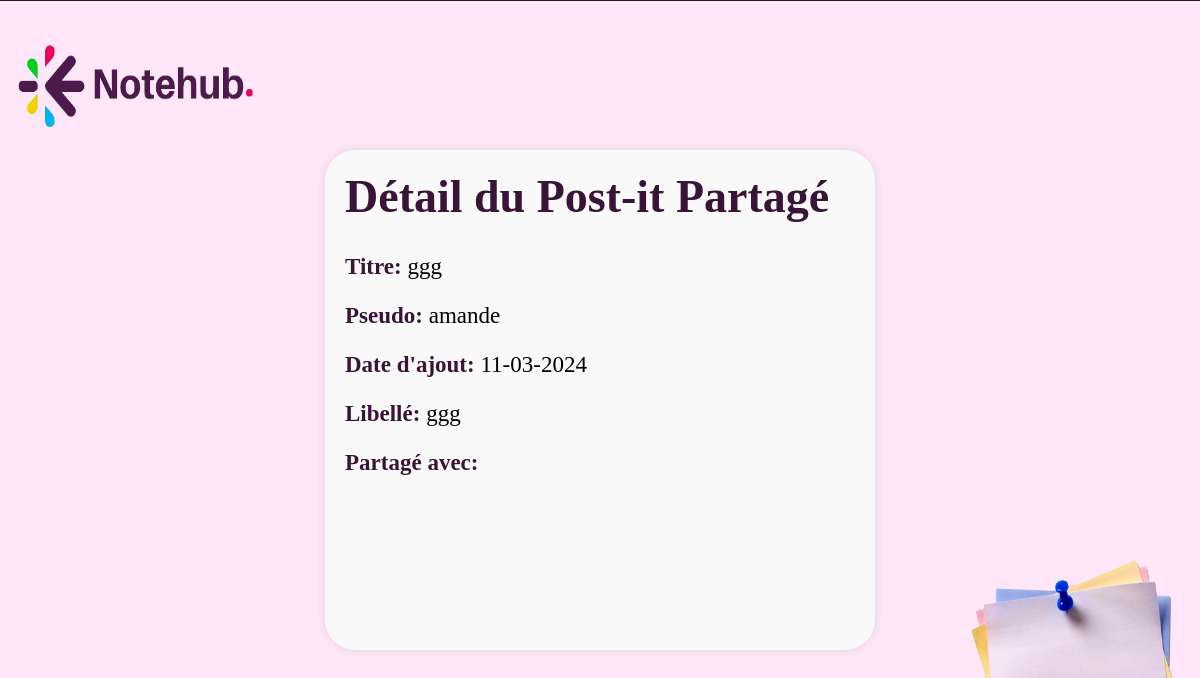
Page /controleur/PostitSharedDetailControleur.php?id=4 (signed in) on the committed database.
### tables this page shows
CREATE TABLE POSTIT (
    IDPOSTIT INTEGER PRIMARY KEY AUTOINCREMENT,
    DATEDECREATION TEXT NOT NULL,
    TITRE TEXT NOT NULL,
    LIBELLE TEXT NOT NULL,
    IDUSER INTEGER,
    FOREIGN KEY (IDUSER) REFERENCES USER(IDUSER)
);

CREATE TABLE USER (
    IDUSER INTEGER PRIMARY KEY AUTOINCREMENT,
    PSEUDO TEXT NOT NULL,
    NOM TEXT NOT NULL,
    PRENOM TEXT NOT NULL,
    DATEDENAISSANCE TEXT NOT NULL,
    MAIL TEXT NOT NULL,
    MDP TEXT NOT NULL,
QUESTIONSEC TEXT NOT NULL,
REPONSESEC TEXT NOT NULL
);

### modele/PostitModel.php (called while the page is built, shortened)
<?php
class PostitModel {
    private $db;
    public function __construct() {
        $this->db = new PDO('sqlite:' . DB_PATH);
    }
    public function getPostitsById($postitId) {
        $sql = "SELECT p.* , u.PSEUDO FROM POSTIT p
                INNER JOIN user u ON u.IDUSER = p.IDUSER
                WHERE p.IDPOSTIT = :postitId ";
        $stmt = $this->db->prepare($sql);
        $stmt->bindParam(':postitId', $postitId, PDO::PARAM_INT);
        $stmt->execute();
        return $stmt->fetch(PDO::FETCH_ASSOC);
    }
}
?>

### vue/PostitSharedDetailVue.php (the view, shortened to what this page needs)
<!DOCTYPE html>
<html lang="fr">
<head>
    <link rel="stylesheet" href="vue/styles/style2.css">
</head>
<body>
<div class="detail-container">
    <h1>Détail du Post-it Partagé</h1>
    <p><strong>Titre:</strong> <?php echo htmlspecialchars($postitDetails['TITRE']); ?></p>
    <p><strong>Pseudo:</strong> <?php echo htmlspecialchars($postitDetails['PSEUDO']); ?></p>
    <p><strong>Date d'ajout:</strong> <?php echo htmlspecialchars($postitDetails['DATEDECREATION']); ?></p>
    <p><strong>Libellé:</strong> <?php echo nl2br(htmlspecialchars($postitDetails['LIBELLE'])); ?></p>
    <p><strong>Partagé avec:</strong></p>
</div>
</body>
</html>

### vue/styles/style2.css (style rules this page uses)
* { box-sizing: border-box; }
body { display: flex; justify-content: center; align-items: center; height: 100vh; margin: 0; background-size: 100% 100%; background-color: #FCE8F8; background-image: url(../images/fonds.jpg) ; background-repeat: no-repeat; background-position: center; }
.detail-container { height: 500px; width: 550px; margin: 0 auto; padding: 20px; background-color: #f9f9f9; border-radius: 30px; box-shadow: 0 0 10px rgba(0, 0, 0, 0.1); font-size: 23px; }
.detail-container h1 { margin-top: 0; color: #3a1338; }
.detail-container strong { color: #3a1338; }

### rows in the picture
postit: TITRE "ggg", IDUSER.PSEUDO "amande", DATEDECREATION "11-03-2024", LIBELLE "ggg"
